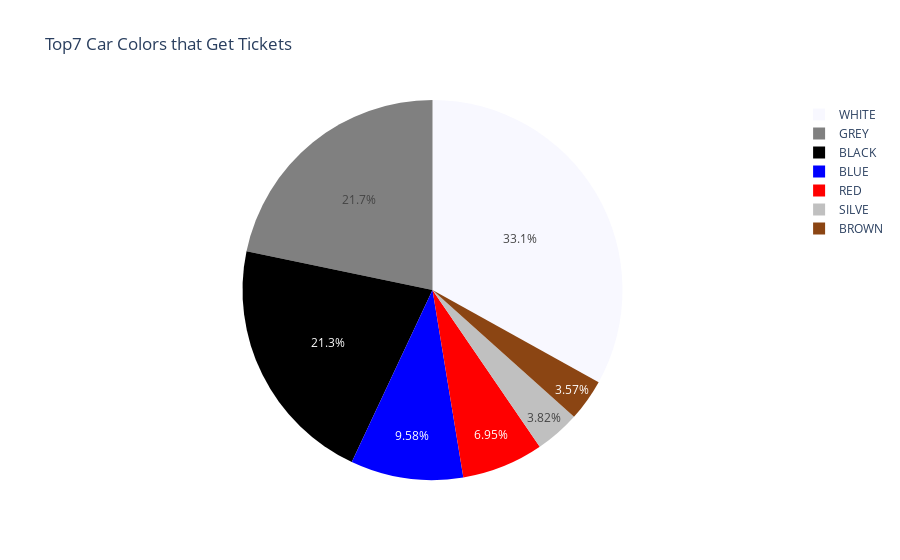

The notebook cell this image was saved under:
### Code cell
%%local
x = color_top7_table['Color']
y = color_top7_table['Ticket Count']
fig = go.Figure(data=[go.Pie(labels=x,values=y)],layout=go.Layout(title=go.layout.Title(text="Top7 Car Colors that Get Tickets")))
fig.update_layout(xaxis=dict(tickformat='digit'))
fig.update_traces(marker=dict(colors=['ghostwhite', 'grey', 'black','blue','red','silver','saddlebrown']))
fig.show()

### Figure 1 — Plotly figure (JSON) as saved in the notebook; plotly's stock layout.template omitted (floating-point values rounded to 4 significant figures)
{"data": [{"labels": ["WHITE", "GREY", "BLACK", "BLUE", "RED", "SILVE", "BROWN"], "marker": {"colors": ["ghostwhite", "grey", "black", "blue", "red", "silver", "saddlebrown"]}, "type": "pie", "values": [5812505, 3818991, 3743621, 1684221, 1221939, 672367, 626928]}], "layout": {"title": {"text": "Top7 Car Colors that Get Tickets"}, "xaxis": {"tickformat": "digit"}}}
